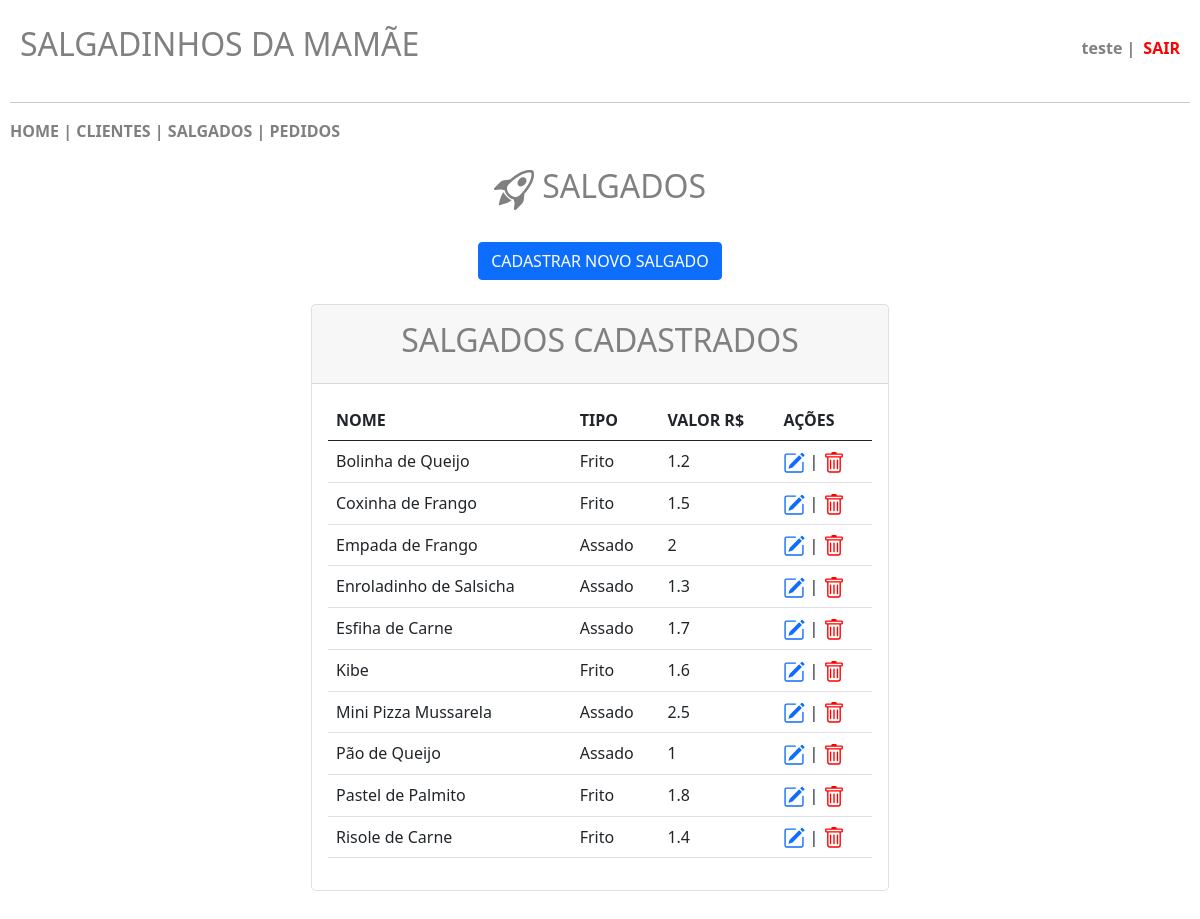
Page /projeto/salgados.php (signed in) on the earlier database version.
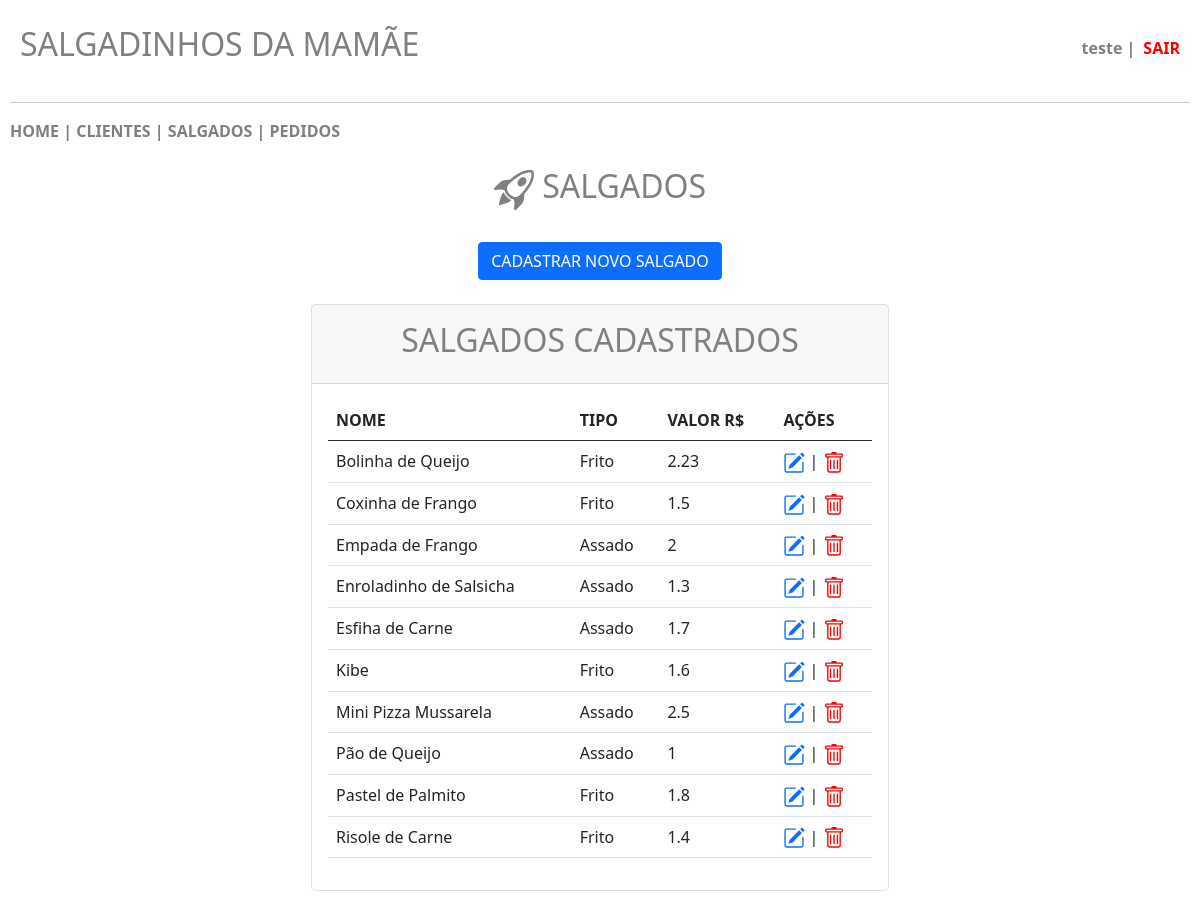
Same page on the later database version.
### tables this page shows
CREATE TABLE `salgados` (
  `id` int(11) NOT NULL,
  `nome` varchar(200) NOT NULL,
  `tipo` varchar(50) NOT NULL,
  `valor` float NOT NULL
);

### projeto/salgados.php (the view, shortened to what this page needs)
<?php
    include 'conecta.php';
?>
<!DOCTYPE html>
<html lang="pt-br">
    <head>
        <link href="https://cdn.jsdelivr.net/npm/bootstrap@5.0.2/dist/css/bootstrap.min.css" rel="stylesheet">
    </head>
    <body>
        <header class="main-header">
            <h2>SALGADINHOS DA MAMÃE</h2>
            <div class="user-info">
                <?php
                    if (!empty($_SESSION["user"])) {
                        $usuario = $_SESSION["user"];
                        echo "<span class='username'>".htmlspecialchars($usuario)." | </span><a class='logout-link' href='sair.php'>SAIR</a>";
                    }
                ?>
            </div>
        </header>
        <hr>
        <nav>
            <?php
                include 'menu.php';
            ?>
        </nav>
        <br>
        <center><h2>&nbsp;SALGADOS</h2></center>
        <br>
        <center><button type="button" class="btn btn-primary" data-bs-toggle="modal" data-bs-target="#exampleModal">
            CADASTRAR NOVO SALGADO
        </button></center>
        <br>
        <div class="row justify-content-center row-cols-1 row-cols-md-2 mb-3 text-center">
            <div class="col">
                <div class="card mb-4 rounded-3 shadow-sw">
                    <div class="card-header py-3">
                        <h2>SALGADOS CADASTRADOS</h2>
                    </div>
                    <div class="card-body text-start">
                        <table class="table table-hover">
                            <thead>
                                <tr>
                                    <th scope="col">NOME</th>
                                    <th scope="col">TIPO</th>
                                    <th scope="col">VALOR R$</th>
                                    <th scope="col">AÇÕES</th>
                                </tr>
                            </thead>
                            <tbody>
                                <tr>
                                    <?php
                                        $pesquisa = mysqli_query($conn, "SELECT * FROM salgados ORDER BY nome");
                                        $row = mysqli_num_rows($pesquisa);
                                        if ($row > 0) {
                                            while ($registro = $pesquisa -> fetch_array()) {
                                                $id = $registro['id'];
                                                $nome = $registro['nome'];
                                                $tipo = $registro['tipo'];
                                                $valor = $registro['valor'];
                                                echo '<td>'.$nome.'</td>';
                                                echo '<td>'.$tipo.'</td>';
                                                echo '<td>'.$valor.'</td>';
                                                echo '<td><a href="salgados_editar.php?id='.$id.'"><svg xmlns="http://www.w3.org/2000/svg" width="22" height="22" fill="currentColor" class="bi bi-pencil-square" viewBox="0 0 16 16">
                                                <path d="M15.502 1.94a.5.5 0 0 1 0 .706L14.459 3.69l-2-2L13.502.646a.5.5 0 0 1 .707 0l1.293 1.293zm-1.75 2.456-2-2L4.939 9.21a.5.5 0 0 0-.121.196l-.805 2.414a.25.25 0 0 0 .316.316l2.414-.805a.5.5 0 0 0 .196-.12l6.813-6.814z"/>
                                                <path fill-rule="evenodd" d="M1 13.5A1.5 1.5 0 0 0 2.5 15h11a1.5 1.5 0 0 0 1.5-1.5v-6a.5.5 0 0 0-1 0v6a.5.5 0 0 1-.5.5h-11a.5.5 0 0 1-.5-.5v-11a.5.5 0 0 1 .5-.5H9a.5.5 0 0 0 0-1H2.5A1.5 1.5 0 0 0 1 2.5z"/>
                                                </svg></a> | <a href="salgados_excluir.php?id='.$id.'"><svg xmlns="http://www.w3.org/2000/svg" width="22" height="22" fill="red" class="bi bi-trash" viewBox="0 0 16 16">
                                                <path d="M5.5 5.5A.5.5 0 0 1 6 6v6a.5.5 0 0 1-1 0V6a.5.5 0 0 1 .5-.5m2.5 0a.5.5 0 0 1 .5.5v6a.5.5 0 0 1-1 0V6a.5.5 0 0 1 .5-.5m3 .5a.5.5 0 0 0-1 0v6a.5.5 0 0 0 1 0z"/>
                                                <path d="M14.5 3a1 1 0 0 1-1 1H13v9a2 2 0 0 1-2 2H5a2 2 0 0 1-2-2V4h-.5a1 1 0 0 1-1-1V2a1 1 0 0 1 1-1H6a1 1 0 0 1 1-1h2a1 1 0 0 1 1 1h3.5a1 1 0 0 1 1 1zM4.118 4 4 4.059V13a1 1 0 0 0 1 1h6a1 1 0 0 0 1-1V4.059L11.882 4zM2.5 3h11V2h-11z"/>
                                                </svg></a></td>';
                                                echo '</tr>';
                                            }
                                        } else {
                                            echo "NÃO HÁ SALGADOS CADASTRADOS!";
                                        }
                                    ?>
                            </tbody>
                        </table>
                    </div>
                </div>
            </div>
        </div>
    </body>
</html>

Differences in the rows shown:
changed salgados "Bolinha de Queijo": valor "1.2" → "2.23"
